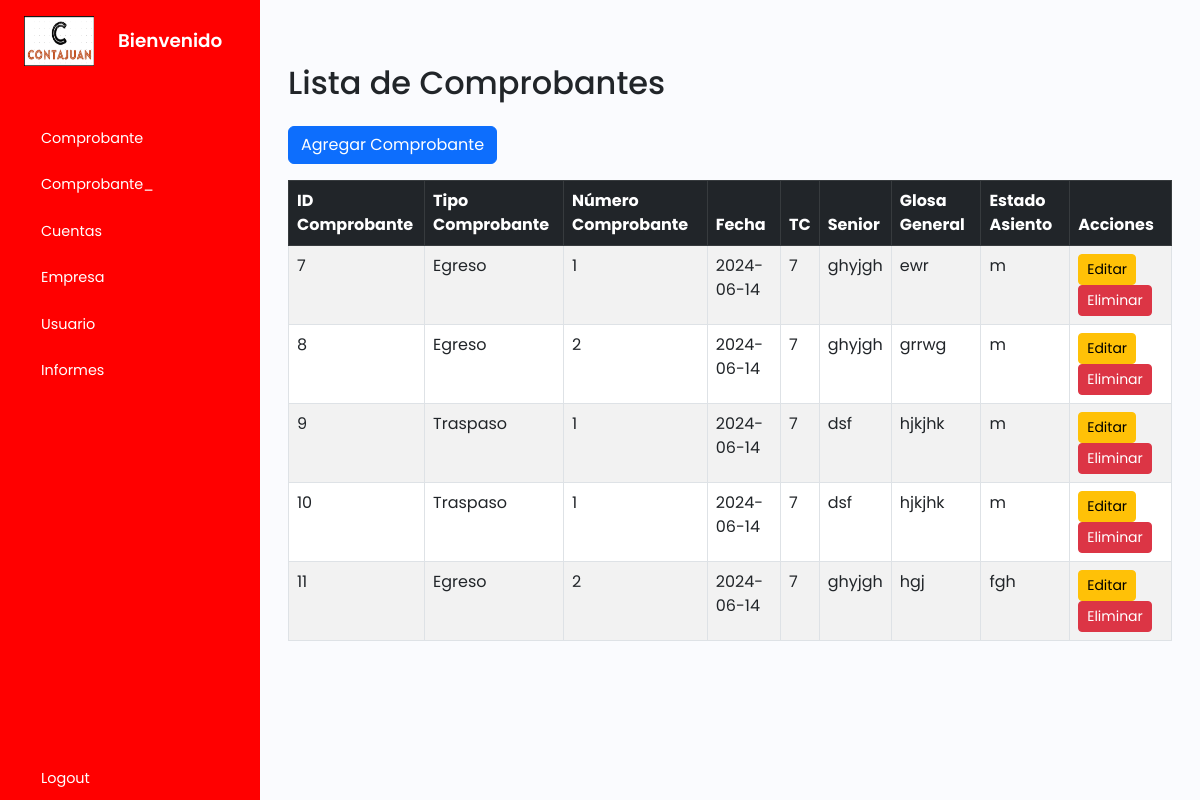
/tcomprobante/index.php, run on an earlier commit of the app's database.
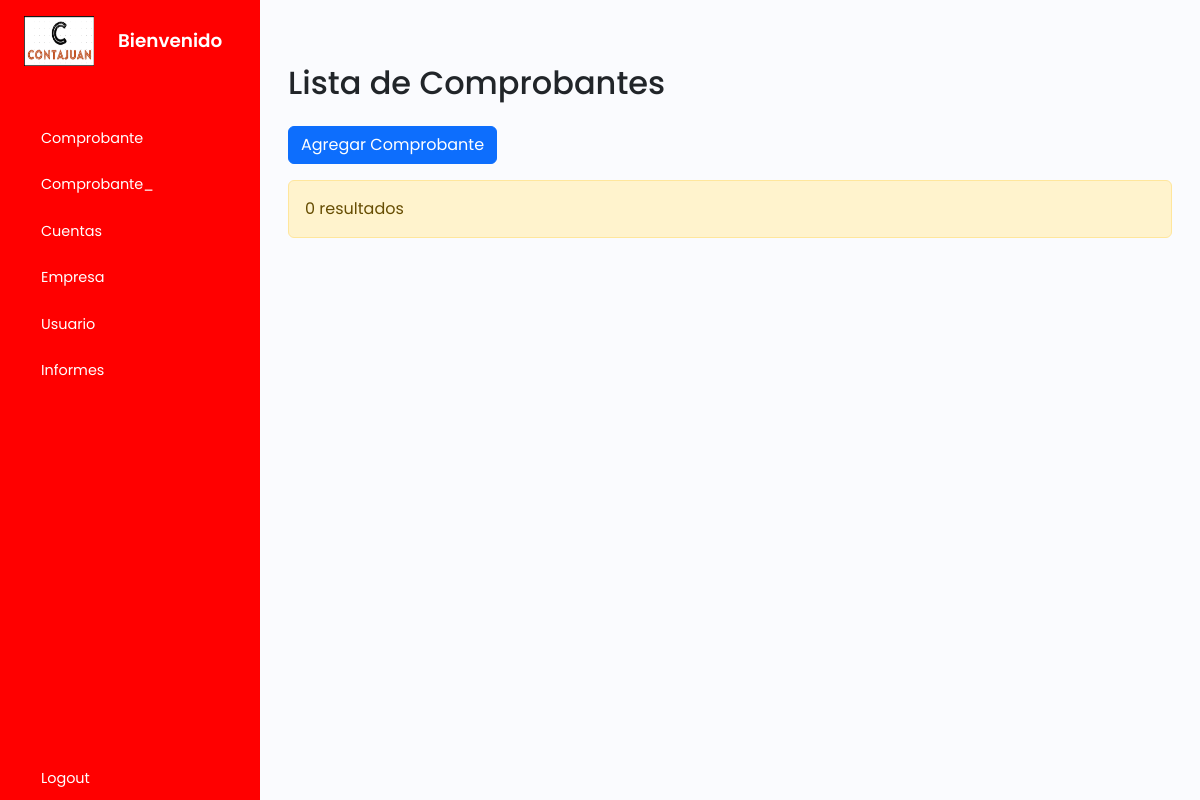
And on a later commit of the database.
### tables this page shows
CREATE TABLE `tcomprobantes` (
  `idcomprobante` int(11) NOT NULL,
  `codtipocomprobante` varchar(255) NOT NULL,
  `nocomprobante` int(11) NOT NULL,
  `fecha` date NOT NULL,
  `tc` double NOT NULL,
  `senior` varchar(255) NOT NULL,
  `glosag` varchar(255) NOT NULL,
  `estadoasiento` varchar(255) NOT NULL
);

### tcomprobante/index.php (the view, shortened to what this page needs)
<?php
    include_once("../plantilla/inicio.php");
    include_once '../cone.php';
?>
        <div class="main p-3">
        <div class="container mt-5">
            <h2 class="mb-4">Lista de Comprobantes</h2>
            <a href="create.php" class="btn btn-primary mb-3">Agregar Comprobante</a>
            <?php
            $sql = "SELECT * FROM tcomprobantes";
            $result = $conn->query($sql);
            if ($result->num_rows > 0) {
                echo "<table class='table table-striped table-bordered'>
                <thead class='table-dark'>
                <tr>
                    <th>ID Comprobante</th>
                    <th>Tipo Comprobante</th>
                    <th>Número Comprobante</th>
                    <th>Fecha</th>
                    <th>TC</th>
                    <th>Senior</th>
                    <th>Glosa General</th>
                    <th>Estado Asiento</th>
                    <th>Acciones</th>
                </tr>
                </thead>
                <tbody>";
                while($row = $result->fetch_assoc()) {
                    echo "<tr>
                    <td>" . $row["idcomprobante"]. "</td>
                    <td>" . $row["codtipocomprobante"]. "</td>
                    <td>" . $row["nocomprobante"]. "</td>
                    <td>" . $row["fecha"]. "</td>
                    <td>" . $row["tc"]. "</td>
                    <td>" . $row["senior"]. "</td>
                    <td>" . $row["glosag"]. "</td>
                    <td>" . $row["estadoasiento"]. "</td>
                    <td>
                        <a href='update.php?id=".$row["idcomprobante"]."' class='btn btn-warning btn-sm'>Editar</a>
                        <a href='delete.php?id=".$row["idcomprobante"]."' class='btn btn-danger btn-sm'>Eliminar</a>
                    </td>
                    </tr>";
                }
                echo "</tbody></table>";
            } else {
                echo "<div class='alert alert-warning' role='alert'>0 resultados</div>";
            }
            ?>
        </div>
        </div>
    </div>
    <?php
    include_once("../plantilla/final.php");
?>

### plantilla/inicio.php (shortened to what this page needs)
<!DOCTYPE html>
<html lang="en">
<head>
    <link href="https://cdn.lineicons.com/4.0/lineicons.css" rel="stylesheet" />
    <link href="https://cdn.jsdelivr.net/npm/bootstrap@5.3.0-alpha3/dist/css/bootstrap.min.css" rel="stylesheet"
>
        <link rel="stylesheet" href="https://cdnjs.cloudflare.com/ajax/libs/twitter-bootstrap/5.3.0/css/bootstrap.min.css">
    <link rel="stylesheet" href="../style.css">
</head>
<body>
    <div class="wrapper">
        <aside id="sidebar">
            <div class="d-flex">
            <button class="toggle-btn" type="button">
    <img src="../img/logo.png" alt="" width="70" height="50">
</button>
                <div class="sidebar-logo">
                    <a href="">Bienvenido</a>
                </div>
            </div>
            <ul class="sidebar-nav">
                <li class="sidebar-item">
                <a href="../tcomprobante/index.php" class="sidebar-link">
                <span>Comprobante</span>
                </a>
                </li>
                <li class="sidebar-item">
                    <a href="../tcomprobante_/index.php" class="sidebar-link">
                        <span>Comprobante_</span>
                    </a>
                </li>
                <li class="sidebar-item">
                    <a href="../tcuentas/index.php" class="sidebar-link">
                        <span>Cuentas</span>
                    </a>
                </li>
                <li class="sidebar-item">
                    <a href="../tempresa/index.php" class="sidebar-link">
                        <span>Empresa</span>
                    </a>
                </li>
                <li class="sidebar-item">
                    <a href="../tusuario/index.php" class="sidebar-link">
                        <span>Usuario</span>
                    </a>
                </li>
                <li class="sidebar-item">
                    <a class="sidebar-link">
                        <span>Informes</span>
                        <span class="pull-right-container">
                        </span>
                    </a>
                </li>
            </ul>
            <div class="sidebar-footer">
                <a href="../index.php" class="sidebar-link">
                    <span>Logout</span>
                </a>
            </div>
        </aside>

### plantilla/final.php (shortened to what this page needs)
</body>
</html>

### style.css (style rules this page uses)
a { text-decoration: none; }
li { list-style: none; }
body { font-family: 'Poppins', sans-serif; }
.wrapper { display: flex; }
.main { min-height: 100vh; width: 100%; overflow: hidden; transition: all 0.35s ease-in-out; background-color: #fafbfe; }
#sidebar { width: 260px; min-width: 260px; z-index: 1000; transition: all .25s ease-in-out; background-color: red; display: flex; flex-direction: column; }
.toggle-btn { background-color: transparent; cursor: pointer; border: 0; padding: 1rem 1.5rem; }
.sidebar-logo { margin: auto 0; }
.sidebar-logo a { color: #FFF; font-size: 1.15rem; font-weight: 600; }
.sidebar-nav { padding: 2rem 0; flex: 1 1 auto; }
a.sidebar-link { padding: .625rem 1.625rem; color: #FFF; display: block; font-size: 0.9rem; white-space: nowrap; border-left: 3px solid transparent; }
.sidebar-item { position: relative; }

### plantilla/inicio.php (style rules this page uses)
.sidebar-link { cursor: pointer; }

What changed in the data, as far as the page shows it:
removed tcomprobantes: idcomprobante "7", codtipocomprobante "Egreso", nocomprobante "1", fecha "2024-06-14", tc "7", senior "ghyjgh", glosag "ewr", estadoasiento "m"
removed tcomprobantes: idcomprobante "8", codtipocomprobante "Egreso", nocomprobante "2", fecha "2024-06-14", tc "7", senior "ghyjgh", glosag "grrwg", estadoasiento "m"
removed tcomprobantes: idcomprobante "9", codtipocomprobante "Traspaso", nocomprobante "1", fecha "2024-06-14", tc "7", senior "dsf", glosag "hjkjhk", estadoasiento "m"
removed tcomprobantes: idcomprobante "10", codtipocomprobante "Traspaso", nocomprobante "1", fecha "2024-06-14", tc "7", senior "dsf", glosag "hjkjhk", estadoasiento "m"
removed tcomprobantes: idcomprobante "11", codtipocomprobante "Egreso", nocomprobante "2", fecha "2024-06-14", tc "7", senior "ghyjgh", glosag "hgj", estadoasiento "fgh"
Also different on the page:
text no longer shown: "ID Comprobante Tipo Comprobante Número Comprobante Fecha TC Senior Glosa General Estado Asiento Acciones"
text now shown: "0 resultados"
